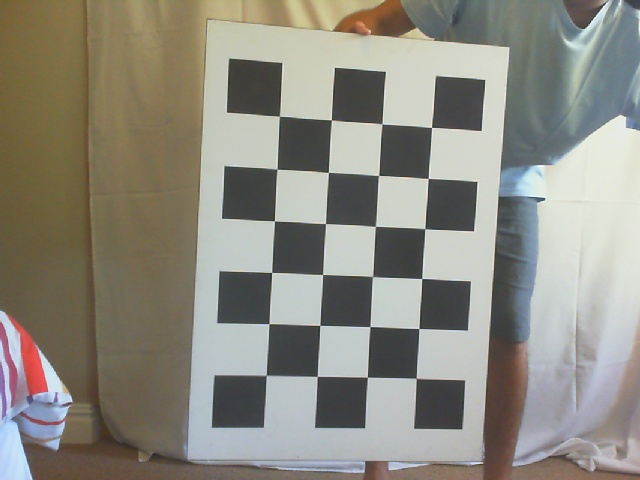
#> input picture images/im_left_0.jpg, 640 x 480 px; its folder holds 4 pictures in this run
$ python calibrate_cam.py   (Python 2 division)
#> lines starting #> are read from the running program, lines starting #| are printed output that depends on the picture
import sys
import getopt
import cv2
import glob
import numpy as np

def main(argv):

    try:
        opts, args = getopt.getopt(argv,"h:o:ec:",["hi-def=", "output-file=", "leftor-right"])
    except getopt.GetoptError:
        print 'Usage: calibrate_cam.py  -e <hi-def> -o <outputfile.npz> -c <left or right cam>'
        sys.exit(2)

    img_path = "images/"
    outfile = "_cam_calib_params.npz"
    l_or_r = "left"
    search_size = (6, 4)

    for opt, arg in opts:
        if opt == '-h':
            print 'Usage: calibrate_cam.py  -e <hi-def> -o <outputfile.npz> -c <left or right cam>'
            sys.exit()
        elif opt in ("-o", "--output-file"):
            outfile = arg
        elif opt in ("-c", "--left-or-right"):
            l_or_r = arg
            outfile = l_or_r + outfile
        elif opt in ("-e", "--hi-def"):
            search_size = (5, 4)
            img_path = "hd_" + img_path
            outfile = "hd_" + outfile

    criteria = (cv2.TERM_CRITERIA_EPS + cv2.TERM_CRITERIA_MAX_ITER, 30, 0.001)
    objp = np.zeros((search_size[0] * search_size[1], 3), np.float32)
    objp[:, :2] = np.mgrid[0:search_size[0], 0:search_size[1]].T.reshape(-1, 2)

    objpoints = []
    imgpoints = []

    outfile = "calib_params/" + outfile

    for img_file in glob.glob(img_path + "*" + l_or_r + "*"):
        img = cv2.imread(img_file, 0)
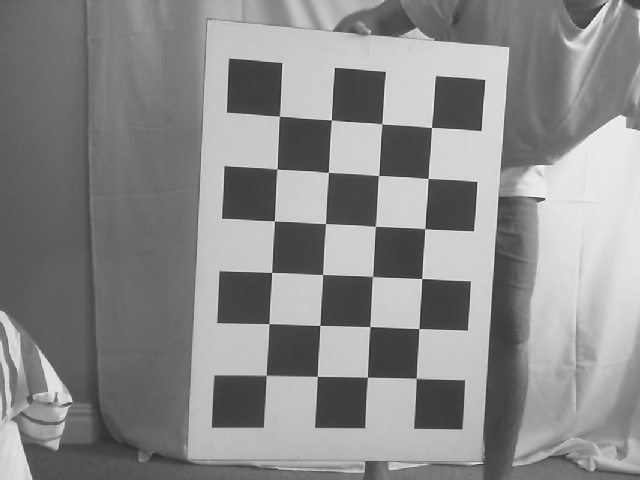
#> img: shape (480, 640); min 42, max 252, mean 138.2
        #print img_file

        ret, corners = cv2.findChessboardCorners(img, search_size, None)
#> ret = True; corners = 24 rows, first 8: [266.3, 375.3], [268.9, 323.7], [271.6, 272.5], [274.3, 220.9], [277, 169], [279.4, 116.2], [317.3, 376.4], [319.8, 325.4]

        if ret:
            print 'Found corners in image ' + img_file
            cv2.cornerSubPix(img, corners, (11, 11), (-1, -1), criteria)
            objpoints.append(objp)
            imgpoints.append(corners)

        else:
            print 'Corners not found in image ' + img_file
#> pass 2 of the loop in main, `for img_file in glob.glob(img_path + "*" + l_or_r + "*"):`:
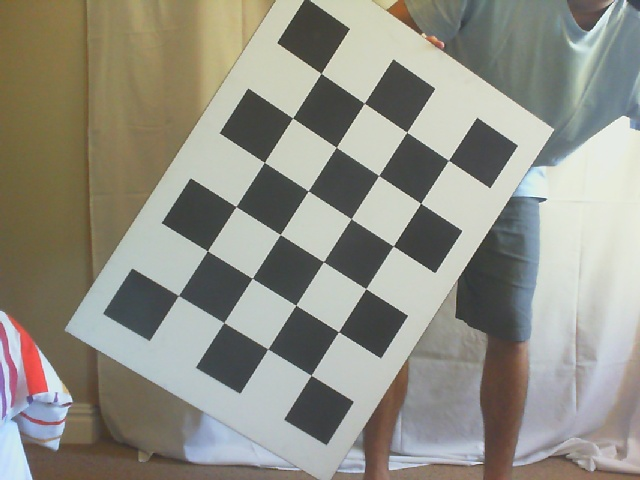
#> input picture images/im_left_1.jpg, 640 x 480 px
#> in main, `img = cv2.imread(img_file, 0)`:
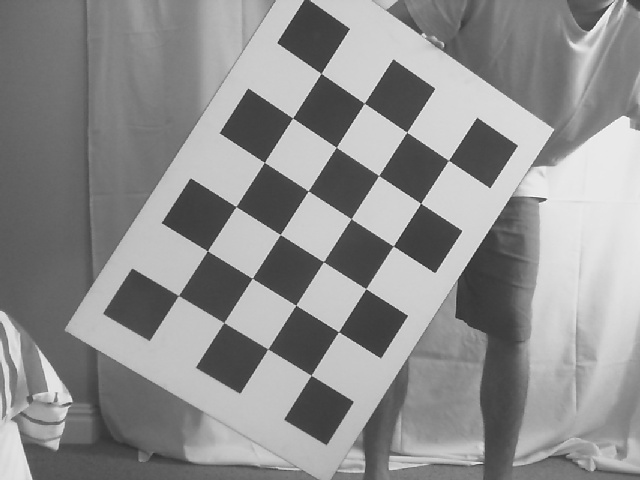
#> img: shape (480, 640); min 35, max 255, mean 142.6
#> corners = 24 rows, first 8: [178.4, 295.6], [207.4, 250.8], [236, 206.5], [264.4, 162.4], [292.6, 118], [321, 73.41], [223.8, 322.6], [252.4, 278]
#> pass 3 of the loop in main, `for img_file in glob.glob(img_path + "*" + l_or_r + "*"):`:
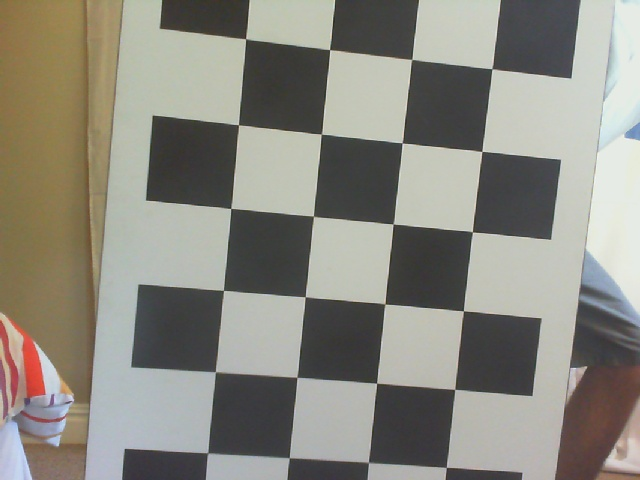
#> input picture images/im_left_10.jpg, 640 x 480 px
#> in main, `img = cv2.imread(img_file, 0)`:
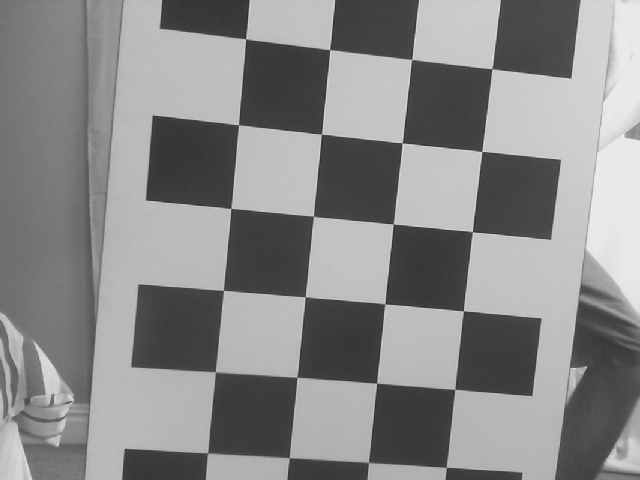
#> img: shape (480, 640); min 41, max 245, mean 136.4
#> corners = 24 rows, first 8: [207.5, 453], [215.8, 371.8], [223.5, 290.5], [230.8, 208.2], [238.4, 124.8], [245.8, 39], [289.2, 457.6], [296.8, 377.9]
#> the loop made 4 passes; the first 3 are shown

    print 'Starting calibration...'
    ret, cam_matrix, distortion_matrix, r_vec, t_vec = cv2.calibrateCamera(objpoints, imgpoints, img.shape[::-1], None, None)
    print 'Success. Saving to file ' + outfile
    np.savez(outfile, ret = ret, cam_matrix = cam_matrix, distortion_matrix = distortion_matrix, r_vec = r_vec, t_vec = t_vec)
    print 'Script success'

if __name__ == '__main__':
    main(sys.argv[1:])
